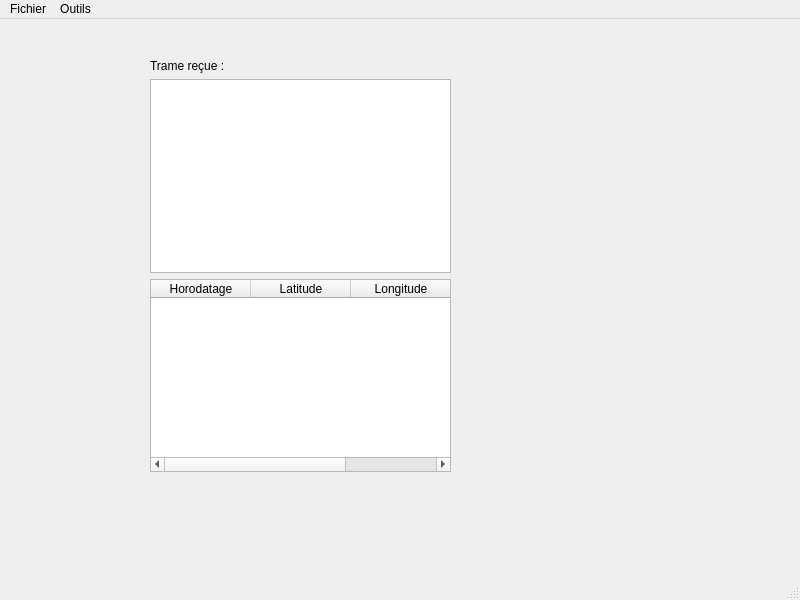
<?xml version="1.0" encoding="UTF-8"?>
<ui version="4.0">
 <class>InterfacePrincipale</class>
 <widget class="QMainWindow" name="InterfacePrincipale">
  <property name="geometry">
   <rect>
    <x>0</x>
    <y>0</y>
    <width>800</width>
    <height>600</height>
   </rect>
  </property>
  <property name="windowTitle">
   <string>InterfacePrincipale</string>
  </property>
  <widget class="QWidget" name="centralwidget">
   <widget class="QWidget" name="">
    <property name="geometry">
     <rect>
      <x>150</x>
      <y>40</y>
      <width>301</width>
      <height>413</height>
     </rect>
    </property>
    <layout class="QGridLayout" name="gridLayout">
     <item row="0" column="0">
      <widget class="QLabel" name="label">
       <property name="text">
        <string>Trame reçue : </string>
       </property>
      </widget>
     </item>
     <item row="1" column="0">
      <widget class="QTextEdit" name="textEdit"/>
     </item>
     <item row="2" column="0">
      <widget class="QTableWidget" name="tableWidget">
       <column>
        <property name="text">
         <string>Horodatage</string>
        </property>
       </column>
       <column>
        <property name="text">
         <string>Latitude</string>
        </property>
       </column>
       <column>
        <property name="text">
         <string>Longitude</string>
        </property>
       </column>
      </widget>
     </item>
    </layout>
   </widget>
  </widget>
  <widget class="QMenuBar" name="menubar">
   <property name="geometry">
    <rect>
     <x>0</x>
     <y>0</y>
     <width>800</width>
     <height>20</height>
    </rect>
   </property>
   <widget class="QMenu" name="menuFichier">
    <property name="title">
     <string>Fichier</string>
    </property>
    <addaction name="actionOuvrir"/>
    <addaction name="actionEnregistrer"/>
    <addaction name="actionQuitter"/>
   </widget>
   <widget class="QMenu" name="menuOutils">
    <property name="title">
     <string>Outils</string>
    </property>
    <addaction name="actionConfigurer"/>
    <addaction name="actionA_propos_de"/>
   </widget>
   <addaction name="menuFichier"/>
   <addaction name="menuOutils"/>
  </widget>
  <widget class="QStatusBar" name="statusbar"/>
  <action name="actionOuvrir">
   <property name="text">
    <string>Ouvrir</string>
   </property>
  </action>
  <action name="actionEnregistrer">
   <property name="text">
    <string>Enregistrer</string>
   </property>
  </action>
  <action name="actionQuitter">
   <property name="text">
    <string>Quitter</string>
   </property>
  </action>
  <action name="actionConfigurer">
   <property name="text">
    <string>Configurer</string>
   </property>
  </action>
  <action name="actionA_propos_de">
   <property name="text">
    <string>A propos de...</string>
   </property>
  </action>
 </widget>
 <resources/>
 <connections>
  <connection>
   <sender>actionQuitter</sender>
   <signal>triggered()</signal>
   <receiver>InterfacePrincipale</receiver>
   <slot>close()</slot>
   <hints>
    <hint type="sourcelabel">
     <x>-1</x>
     <y>-1</y>
    </hint>
    <hint type="destinationlabel">
     <x>399</x>
     <y>299</y>
    </hint>
   </hints>
  </connection>
 </connections>
</ui>
